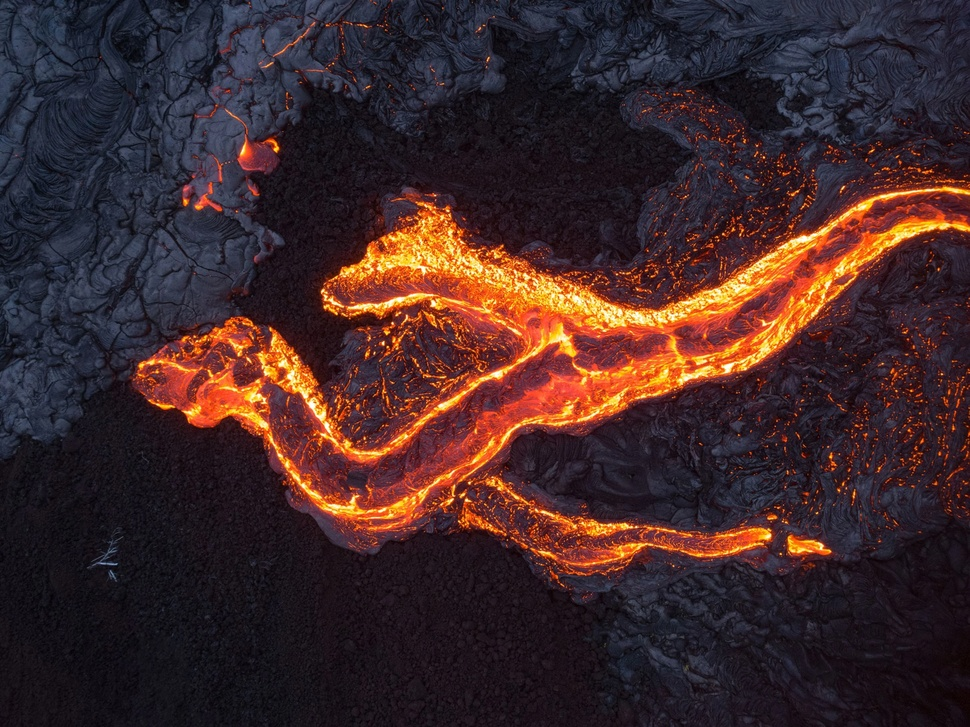
#> input picture Assignment 2/Q1/test/lava101.jpg, 970 x 727 px, shrunk from 3072 x 2304 before the run
$ python Q1_210973.py
#> lines starting #> are read from the running program, lines starting #| are printed output that depends on the picture; after the words box and inside, x2 and y2 are one past the last pixel; in counts of white or black regions, pixels touching at a corner belong together
#> further down, im1 is the input picture: shape (727, 970, 3); mean B, G, R 40.8, 40.3, 63.5
import cv2
import numpy as np
# from sklearn.cluster import KMeans


def solution(image_path):
    # Load the image
#> called with image_path = 'test/lava101.jpg'
    image = cv2.imread(image_path)

    image = cv2.pyrMeanShiftFiltering(image , 30 , 40)
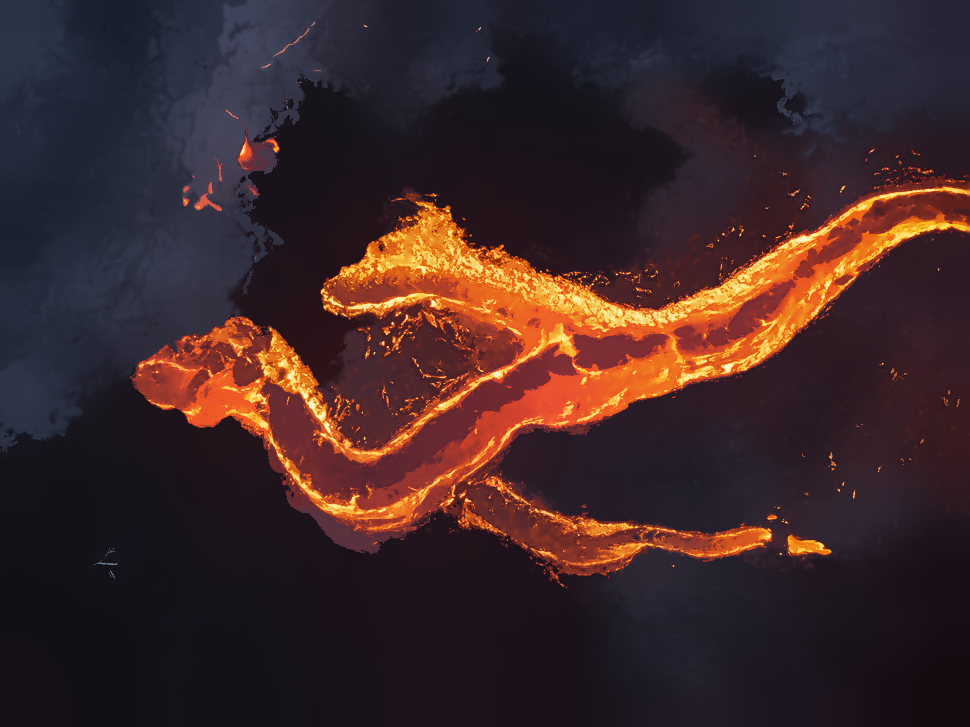
#> image: shape (727, 970, 3); mean B, G, R 40.5, 39.2, 61.4

    image_hsv = cv2.cvtColor(image, cv2.COLOR_BGR2HSV)
#> image_hsv: shape (727, 970, 3); mean H, S, V 122.9, 104.3, 66.9

    # Extract the hue channel
    hue_channel = image_hsv[:, :, 0]
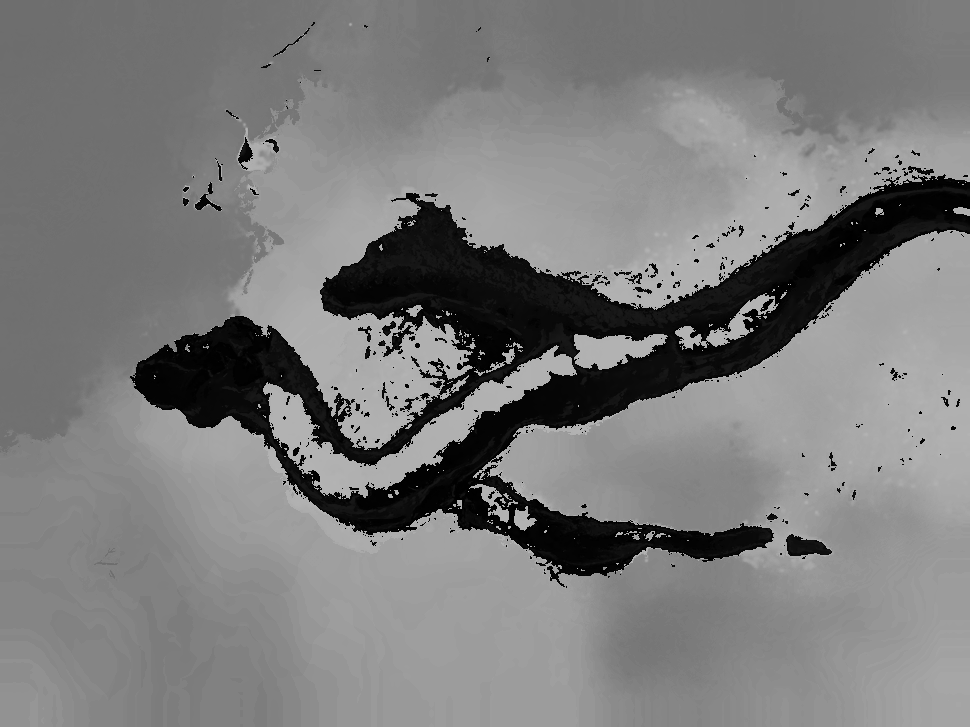
#> hue_channel: shape (727, 970); min 0, max 179, mean 122.9
    sat_channel = image_hsv[:, :, 1]
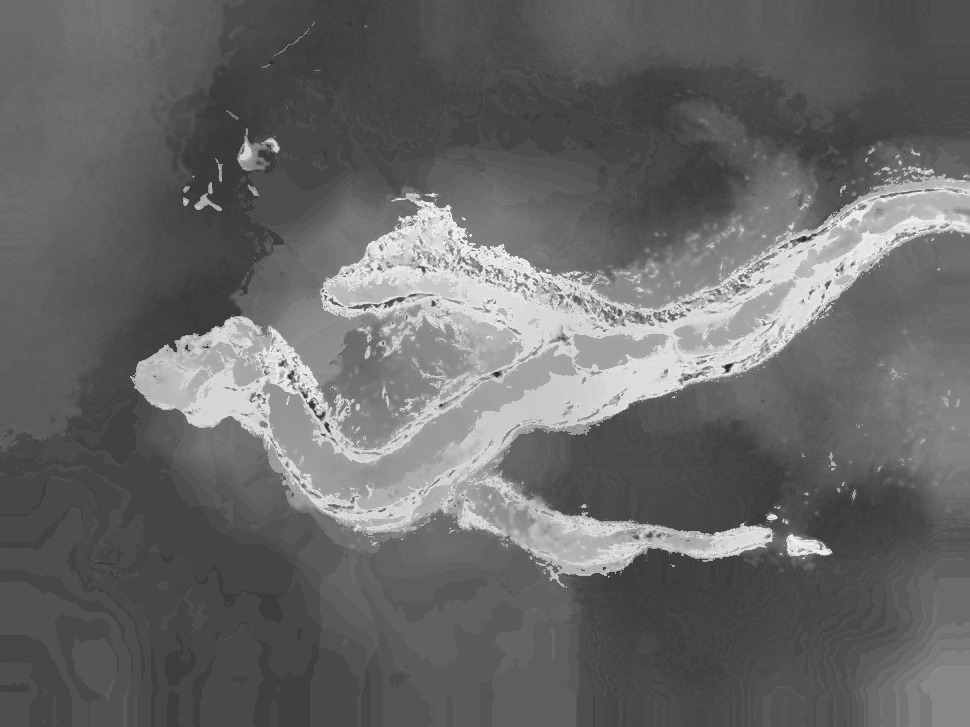
#> sat_channel: shape (727, 970); min 32, max 245, mean 104.3
    value_channel = image_hsv[:, :, 2]
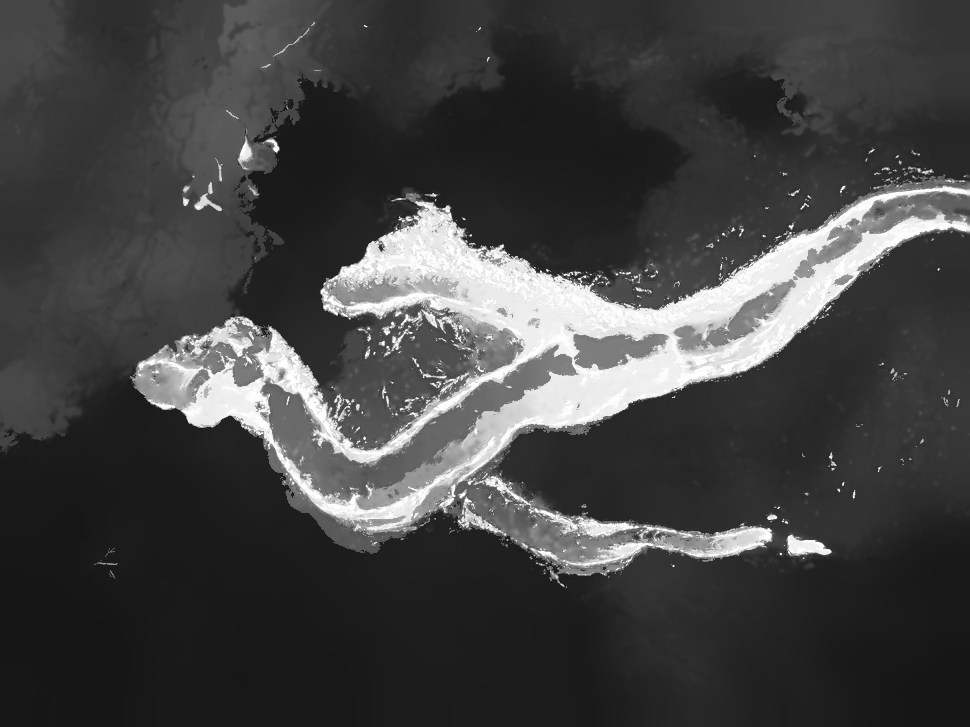
#> value_channel: shape (727, 970); min 21, max 255, mean 66.9

    test = hue_channel.copy()
    l,m = test.shape
#> l = 727; m = 970
    for i in range(0,l):
        for j in range(0,m):
            if(test[i][j]<=20 and sat_channel[i][j]>=100 and value_channel[i][j]>=100):
                test[i][j] = 255
            else:
                test[i][j] = 0
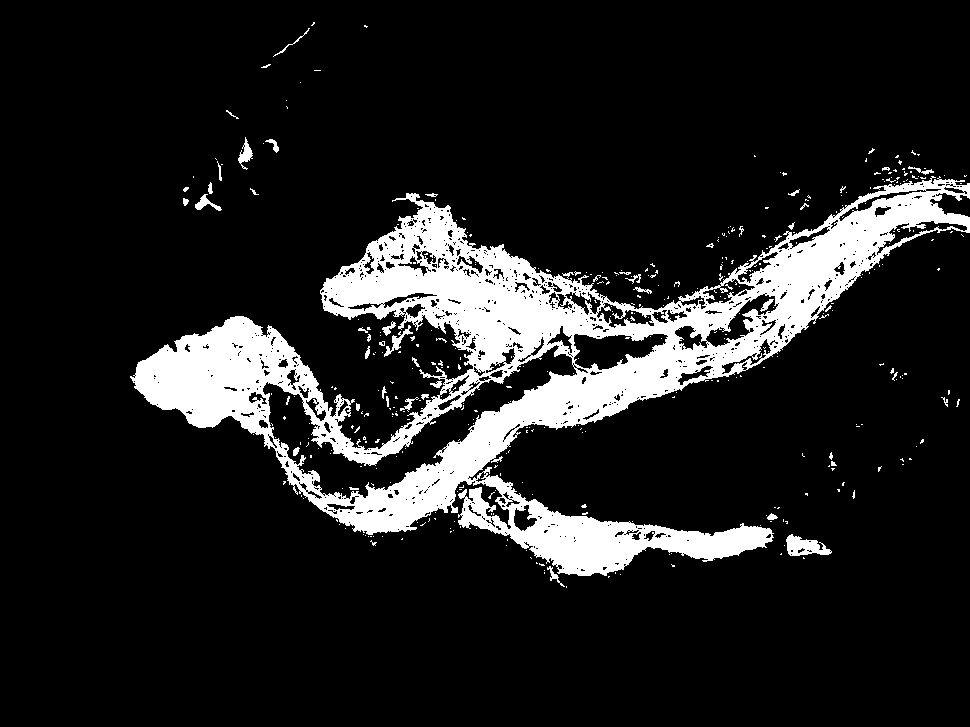
#> test: shape (727, 970); 12.7% white; 404 white regions (359 under 20 px), largest, box (x1, y1, x2, y2) and area: (130, 176, 970, 576) 85553, (786, 534, 832, 556) 582, (384, 325, 413, 357) 216
    test = np.stack([test, test, test], axis = -1)
    return test


    # cv2.imshow('hello' , solution('test/lava101.jpg'))
im1 = cv2.imread('test/lava101.jpg')
cv2.imshow('Hello' , im1)
cv2.imshow('hello' , solution('test/lava101.jpg'))
cv2.waitKey(0)
cv2.destroyAllWindows()

$ run again, with Assignment 2/Q1/test/lava25.jpg copied over Assignment 2/Q1/test/lava101.jpg
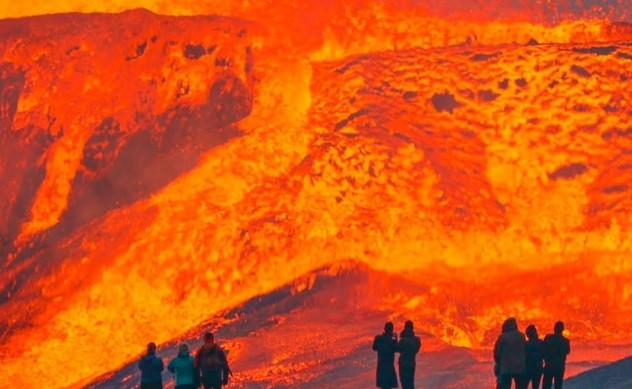
#> input picture Assignment 2/Q1/test/lava25.jpg, 632 x 389 px
#> im1 is the input picture: shape (389, 632, 3); mean B, G, R 20.1, 85, 219.2
#> image_hsv: shape (389, 632, 3); mean H, S, V 18.3, 225.5, 221.4
#> in solution, `hue_channel = image_hsv[:, :, 0]`:
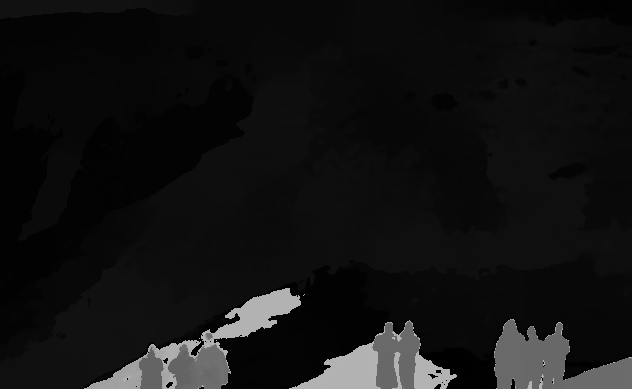
#> hue_channel: shape (389, 632); min 0, max 179, mean 18.3
#> after the loop in solution, `for i in range(0,l):`:
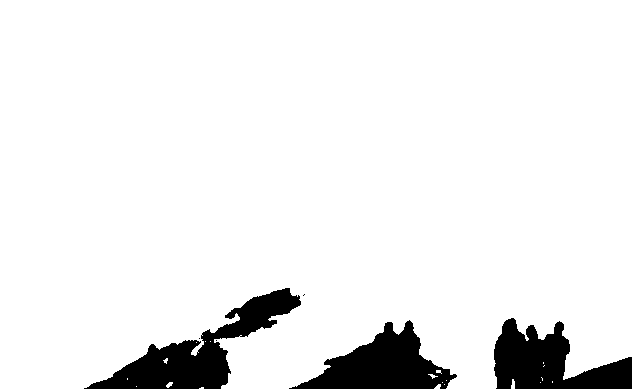
#> test: shape (389, 632); 92.7% white; 6 black regions (3 under 20 px), largest, box (x1, y1, x2, y2) and area: (84, 288, 301, 389) 6744, (494, 318, 632, 389) 5602, (289, 320, 457, 389) 5538

$ run again, with Assignment 2/Q1/test/lava3.jpg copied over Assignment 2/Q1/test/lava101.jpg
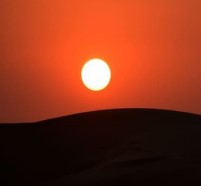
#> input picture Assignment 2/Q1/test/lava3.jpg, 201 x 186 px
#> im1 is the input picture: shape (186, 201, 3); mean B, G, R 25.9, 50.3, 133.9
#> image_hsv: shape (186, 201, 3); mean H, S, V 6.8, 207.8, 136.1
#> in solution, `value_channel = image_hsv[:, :, 2]`:
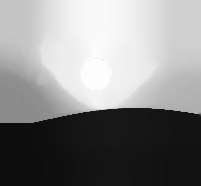
#> value_channel: shape (186, 201); min 12, max 255, mean 136.1
#> after the loop in solution, `for i in range(0,l):`:
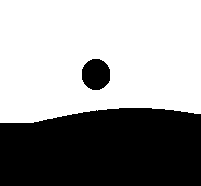
#> test: shape (186, 201); 59.4% white; 2 black regions, box (x1, y1, x2, y2) and area: (0, 108, 201, 186) 14478, (82, 59, 110, 90) 702
